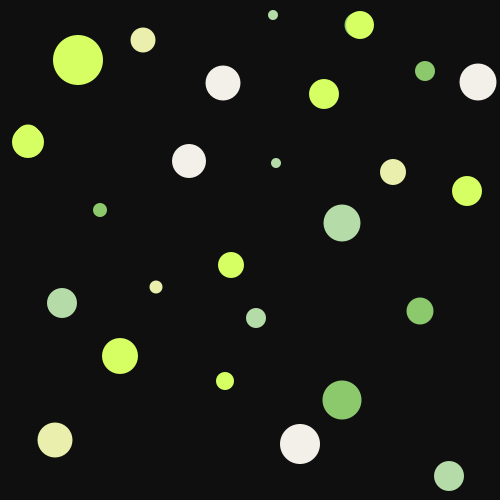
Frame 1 (no input)
Frame 60 (the mouse pressed at the canvas centre just before this capture): identical to frame 1, image omitted
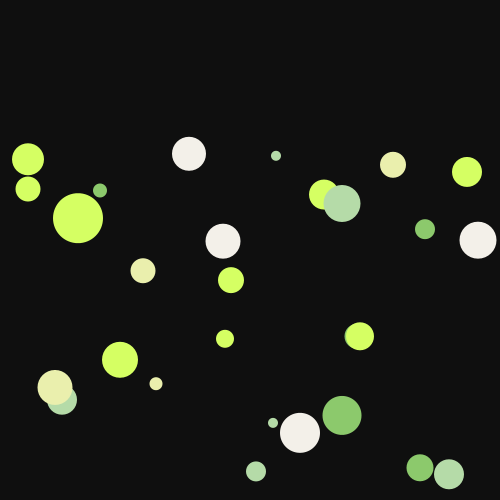
Frame 120 (the mouse held since frame 60 and released just before this capture)

The Processing sketch that drew these frames (run headless with seeded random() and noise(); from frame 60 on, the mouse is pressed at the canvas centre):

// Processing sketch: processing_163790
// ── processing_163790.pde

Dot d1,d2,d3,d4,d5,d6,d7,d8,d9,d10,d11,d12,d13,d14,d15,d16,d17,d18,d19,d20,d21,d22,d23,d24,d25,d26,d27,d28,d29;

boolean dropEvent=false;
float gravity=2.9;

void setup() {
  size(500, 500);
  smooth();
  //float rate=map(mouseY,1,500,0.1,4);
  frameRate(50);
  d1=new Dot(78, 60, 50, 50, 213,255,99);
  d2=new Dot(143, 40, 25, 25,234,239,173);
  d3=new Dot(273, 15, 10, 10,181,219,168);
  d4=new Dot(357, 25, 25, 25,140,201,108);
  d5=new Dot(360, 25, 28, 28,213,255,99);
  d6=new Dot(324, 94, 30, 30,213,255,99);
  d7=new Dot(425, 71, 20, 20,140,201,108);
  d8=new Dot(478, 82, 37, 37,243,240,233);
  d9=new Dot(28, 142, 32, 32,213,255,99);
  d10=new Dot(189, 161, 34, 34,243,240,233);
  d11=new Dot(276, 163, 10, 10,181,219,168);
  d12=new Dot(394, 172, 15, 15,140,201,108);
  d13=new Dot(223, 83, 35, 35,243,240,233);
  d14=new Dot(28, 137, 25, 25,213,255,99);
  d15=new Dot(100, 210, 14, 14,140,201,108);
  d16=new Dot(231, 265, 26, 26,213,255,99);
  d17=new Dot(342, 223, 37, 37,181,219,168);
  d18=new Dot(393, 172, 26, 26,234,239,173);
  d19=new Dot(467, 191, 30, 30,213,255,99);
  d20=new Dot(342, 400, 39, 39,140,201,108);
  d21=new Dot(120, 356, 36, 36,213,255,99);
  d22=new Dot(62, 303, 30, 30,181,219,168);
  d23=new Dot(156, 287, 13, 13,234,239,173);
  d24=new Dot(256, 318, 20, 20,181,219,168);
  d25=new Dot(420, 311, 27, 27,140,201,108);
  d26=new Dot(55, 440, 35, 35,234,239,173);
  d27=new Dot(225, 381, 18, 18,213,255,99);
  d28=new Dot(300, 444, 40, 40,243,240,233);
  d29=new Dot(449, 476, 30, 30,181,219,168);
}

void draw() {
  background(15);

  if (dropEvent==false) {
    d1.drawDot();
    d2.drawDot();
    d3.drawDot();
    d4.drawDot();
    d5.drawDot();
    d6.drawDot();
    d7.drawDot();
    d8.drawDot();
    d9.drawDot();
    d10.drawDot();
    d11.drawDot();
    d12.drawDot();
    d13.drawDot();
    d14.drawDot();
    d15.drawDot();
    d16.drawDot();
    d17.drawDot();
    d18.drawDot();
    d19.drawDot();
    d20.drawDot();
    d21.drawDot();
    d22.drawDot();
    d23.drawDot();
    d24.drawDot();
    d25.drawDot();
    d26.drawDot();
    d27.drawDot();
    d28.drawDot();
    d29.drawDot();
  } else {
    d1.dropDot();
    d2.dropDot();
    d3.dropDot();
    d4.dropDot();
    d5.dropDot();
    d6.dropDot();
    d7.dropDot();
    d8.dropDot();
    d9.dropDot();
    d10.dropDot();
    d11.dropDot();
    d12.dropDot();
    d13.dropDot();
    d14.dropDot();
    d15.dropDot();
    d16.dropDot();
    d17.dropDot();
    d18.dropDot();
    d19.dropDot();
    d20.dropDot();
    d21.dropDot();
    d22.dropDot();
    d23.dropDot();
    d24.dropDot();
    d25.dropDot();
    d26.dropDot();
    d27.dropDot();
    d28.dropDot();
    d29.dropDot();
  }
}

void mousePressed() {
  dropEvent=true;
}

void mouseReleased() {
  dropEvent=false;
}

class Dot {
  float DotX;
  float DotY;
  float DotW;
  float DotH;
  float speedy;
  float ballRadius;
  float color1;
  float color2;
  float color3;

  Dot(float tempDotX, float tempDotY, float tempDotW, float tempDotH,float tempcolor1, float tempcolor2, float tempcolor3) {
    DotX=tempDotX;
    DotY=tempDotY;
    DotW=tempDotW;
    DotH=tempDotH;
    speedy=2;
    ballRadius=DotH/2;
    color1=tempcolor1;
    color2=tempcolor2;
    color3=tempcolor3;
}

  void drawDot() {
    fill(color1,color2,color3);
    noStroke();
    ellipse(DotX, DotY, DotW, DotH);
  }

  void dropDot() {
    fill(color1,color2,color3);
    noStroke();
    ellipse(DotX, DotY, DotW, DotH);
    
    DotY=DotY+speedy;
    speedy=speedy+gravity;
    if (DotY+ballRadius>height) {
      speedy=speedy*-0.95;
    }
  }
}
